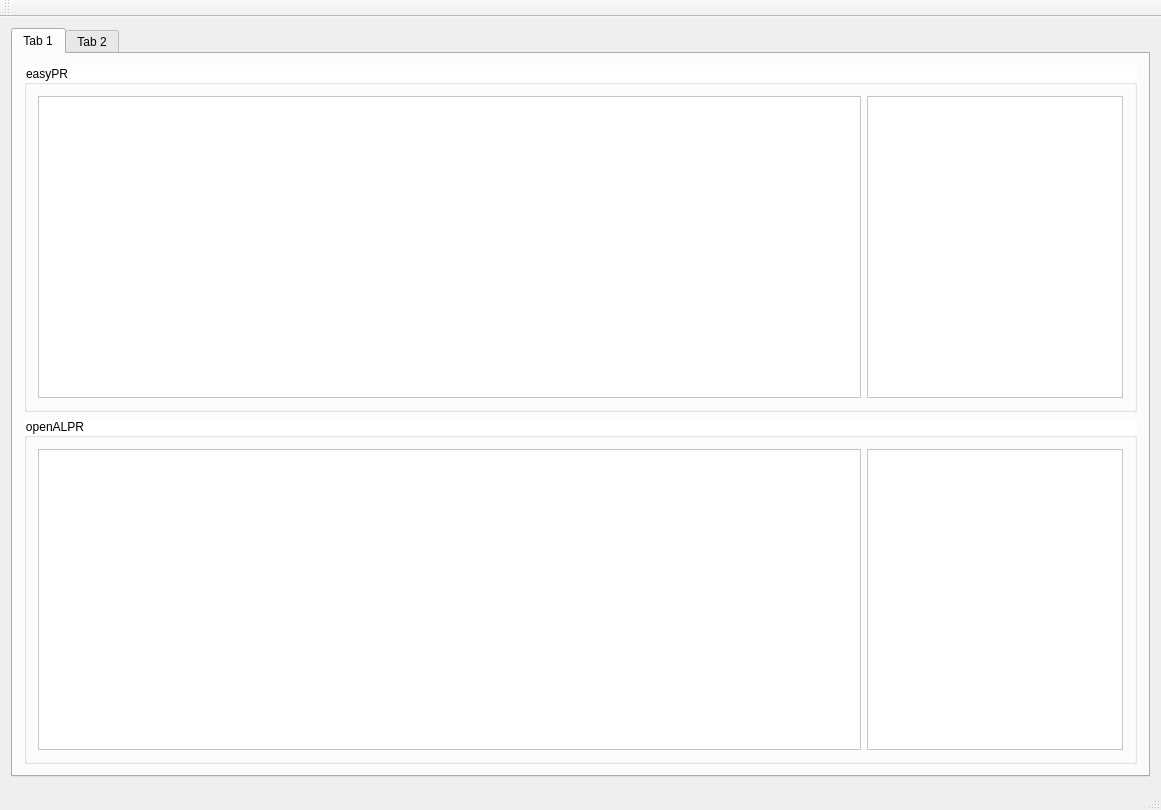
<?xml version="1.0" encoding="UTF-8"?>
<ui version="4.0">
 <class>mainWindowClass</class>
 <widget class="QMainWindow" name="mainWindowClass">
  <property name="geometry">
   <rect>
    <x>0</x>
    <y>0</y>
    <width>1161</width>
    <height>810</height>
   </rect>
  </property>
  <property name="windowTitle">
   <string>mainWindow</string>
  </property>
  <widget class="QWidget" name="centralWidget">
   <layout class="QGridLayout" name="gridLayout">
    <item row="0" column="0">
     <widget class="QTabWidget" name="tabWidget">
      <property name="currentIndex">
       <number>0</number>
      </property>
      <widget class="QWidget" name="tab">
       <attribute name="title">
        <string>Tab 1</string>
       </attribute>
       <layout class="QGridLayout" name="gridLayout_4">
        <item row="0" column="0">
         <layout class="QVBoxLayout" name="verticalLayout">
          <item>
           <widget class="QGroupBox" name="groupBox_4">
            <property name="sizePolicy">
             <sizepolicy hsizetype="Preferred" vsizetype="Expanding">
              <horstretch>0</horstretch>
              <verstretch>0</verstretch>
             </sizepolicy>
            </property>
            <property name="styleSheet">
             <string notr="true">background-color: rgb(255, 255, 255);</string>
            </property>
            <property name="title">
             <string>easyPR</string>
            </property>
            <layout class="QGridLayout" name="gridLayout_3">
             <item row="0" column="0">
              <layout class="QHBoxLayout" name="horizontalLayout_2">
               <item>
                <widget class="QGraphicsView" name="graphicsView_easyPR"/>
               </item>
               <item>
                <widget class="QTextBrowser" name="textBrowser_easyPR">
                 <property name="sizePolicy">
                  <sizepolicy hsizetype="Preferred" vsizetype="Expanding">
                   <horstretch>0</horstretch>
                   <verstretch>0</verstretch>
                  </sizepolicy>
                 </property>
                </widget>
               </item>
              </layout>
             </item>
            </layout>
           </widget>
          </item>
          <item>
           <widget class="QGroupBox" name="groupBox_2">
            <property name="styleSheet">
             <string notr="true">background-color: rgb(255, 255, 255);</string>
            </property>
            <property name="title">
             <string>openALPR</string>
            </property>
            <layout class="QGridLayout" name="gridLayout_2">
             <item row="0" column="0">
              <layout class="QHBoxLayout" name="horizontalLayout">
               <item>
                <widget class="QGraphicsView" name="graphicsView_openALPR"/>
               </item>
               <item>
                <widget class="QTextBrowser" name="textBrowser_openALPR">
                 <property name="sizePolicy">
                  <sizepolicy hsizetype="Preferred" vsizetype="Expanding">
                   <horstretch>0</horstretch>
                   <verstretch>0</verstretch>
                  </sizepolicy>
                 </property>
                </widget>
               </item>
              </layout>
             </item>
            </layout>
           </widget>
          </item>
         </layout>
        </item>
       </layout>
      </widget>
      <widget class="QWidget" name="tab_2">
       <attribute name="title">
        <string>Tab 2</string>
       </attribute>
       <widget class="QGroupBox" name="groupBox">
        <property name="geometry">
         <rect>
          <x>80</x>
          <y>110</y>
          <width>511</width>
          <height>131</height>
         </rect>
        </property>
        <property name="title">
         <string>车牌区域</string>
        </property>
        <widget class="QLabel" name="label_3">
         <property name="geometry">
          <rect>
           <x>20</x>
           <y>30</y>
           <width>451</width>
           <height>71</height>
          </rect>
         </property>
         <property name="styleSheet">
          <string notr="true">background-color: rgb(255, 255, 255);</string>
         </property>
         <property name="text">
          <string/>
         </property>
        </widget>
       </widget>
       <widget class="QTableView" name="tableView_results">
        <property name="geometry">
         <rect>
          <x>270</x>
          <y>350</y>
          <width>511</width>
          <height>151</height>
         </rect>
        </property>
       </widget>
      </widget>
     </widget>
    </item>
   </layout>
  </widget>
  <widget class="QMenuBar" name="menuBar">
   <property name="geometry">
    <rect>
     <x>0</x>
     <y>0</y>
     <width>1161</width>
     <height>23</height>
    </rect>
   </property>
  </widget>
  <widget class="QToolBar" name="mainToolBar">
   <attribute name="toolBarArea">
    <enum>TopToolBarArea</enum>
   </attribute>
   <attribute name="toolBarBreak">
    <bool>false</bool>
   </attribute>
  </widget>
  <widget class="QStatusBar" name="statusBar"/>
  <action name="actionopen">
   <property name="text">
    <string>open</string>
   </property>
  </action>
 </widget>
 <layoutdefault spacing="6" margin="11"/>
 <resources>
  <include location="mainWindow.qrc"/>
 </resources>
 <connections/>
</ui>
